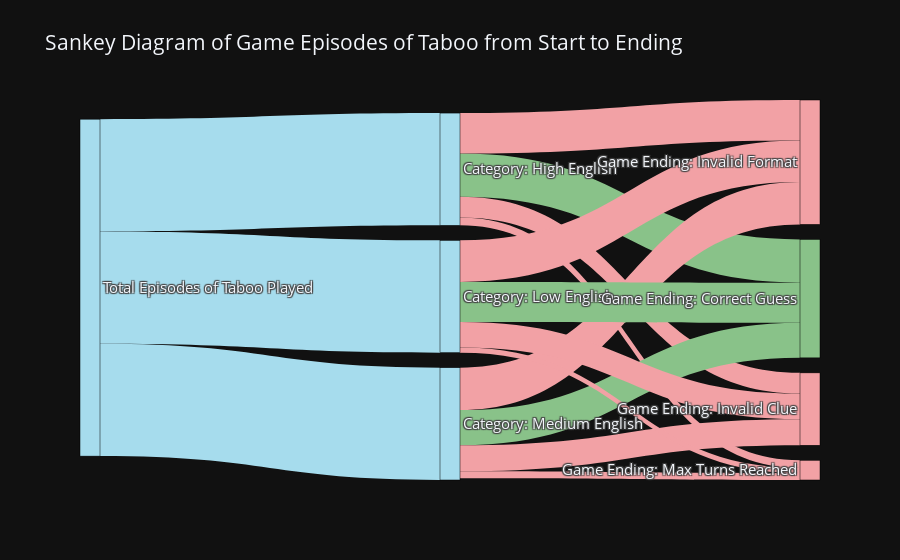

The cell this chart's notebook holds for it:
### Code cell
# define data
data = episodes

# Define nodes
nodes = {
    "label": ["Total Episodes of Taboo Played", "Category: High English", "Category: Medium English", "Category: Low English", "Game Ending: Correct Guess", "Game Ending: Invalid Format", "Game Ending: Max Turns Reached", "Game Ending: Invalid Clue"],
    "color": ["#a6dced", "#a6dced", "#a6dced", "#a6dced", "#89c289", "#f2a1a5", "#f2a1a5", "#f2a1a5"]
}

# Define links
links = {
    "source": [0, 0, 0, 1, 1, 1, 1, 2, 2, 2, 2, 3, 3, 3, 3],
    "target": [1, 2, 3, 4, 5, 6, 7, 4, 5, 6, 7, 4, 5, 6, 7],
    "value": [
        data['0_high_en']['total_episodes'],
        data['1_medium_en']['total_episodes'],
        data['2_low_en']['total_episodes'],
        data['0_high_en']['correct guess'],
        data['0_high_en']['invalid format'],
        data['0_high_en']['max turns reached'],
        data['0_high_en']['invalid clue'],
        data['1_medium_en']['correct guess'],
        data['1_medium_en']['invalid format'],
        data['1_medium_en']['max turns reached'],
        data['1_medium_en']['invalid clue'],
        data['2_low_en']['correct guess'],
        data['2_low_en']['invalid format'],
        data['2_low_en']['max turns reached'],
        data['2_low_en']['invalid clue']
    ],
    "color": [
        "#a6dced", "#a6dced", "#a6dced",
        "#89c289", "#f2a1a5", "#f2a1a5", "#f2a1a5",
        "#89c289", "#f2a1a5", "#f2a1a5", "#f2a1a5",
        "#89c289", "#f2a1a5", "#f2a1a5", "#f2a1a5"
    ]
}

# Create the Sankey diagram
fig = go.Figure(data=[go.Sankey(
    node=dict(
        pad=15,
        thickness=20,
        line=dict(color="black", width=0.5),
        label=nodes["label"],
        color=nodes["color"],
    ),
    link=dict(
        source=links["source"],  # indices correspond to labels in the nodes list
        target=links["target"],
        value=links["value"],
        color=links["color"],
    )
)])

fig.update_layout(title_text="Sankey Diagram of Game Episodes of Taboo from Start to Ending", font_size=15)
fig.write_html("sankey_diagram_episodes_taboo.html")
fig.show()

### Figure 1 — Plotly figure (JSON) as saved in the notebook; plotly's stock layout.template omitted (floating-point values rounded to 4 significant figures)
{"data": [{"link": {"color": ["#a6dced", "#a6dced", "#a6dced", "#89c289", "#f2a1a5", "#f2a1a5", "#f2a1a5", "#89c289", "#f2a1a5", "#f2a1a5", "#f2a1a5", "#89c289", "#f2a1a5", "#f2a1a5", "#f2a1a5"], "source": [0, 0, 0, 1, 1, 1, 1, 2, 2, 2, 2, 3, 3, 3, 3], "target": [1, 2, 3, 4, 5, 6, 7, 4, 5, 6, 7, 4, 5, 6, 7], "value": [3300, 3300, 3300, 1271, 1191, 224, 608, 1035, 1244, 205, 765, 1175, 1220, 151, 754]}, "node": {"color": ["#a6dced", "#a6dced", "#a6dced", "#a6dced", "#89c289", "#f2a1a5", "#f2a1a5", "#f2a1a5"], "label": ["Total Episodes of Taboo Played", "Category: High English", "Category: Medium English", "Category: Low English", "Game Ending: Correct Guess", "Game Ending: Invalid Format", "Game Ending: Max Turns Reached", "Game Ending: Invalid Clue"], "line": {"color": "black", "width": 0.5}, "pad": 15, "thickness": 20}, "type": "sankey"}], "layout": {"title": {"text": "Sankey Diagram of Game Episodes of Taboo from Start to Ending"}, "font": {"size": 15}}}
